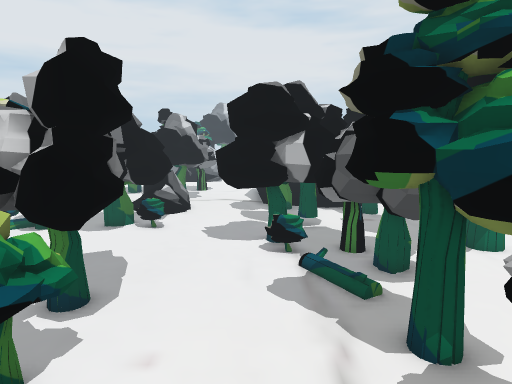
View 1 (above)

24 first-person views from a walk through a Unity game level. The camera is 1.4 m above the floor, tilts 8° down and sees 75° across. The floor is counted in squares, 0.35 m on a side. Each view is taken from the middle of a square. On the plan, view 1 faces up. The plan holds only what a view shows up to about 20 squares ahead; the rest is blank. The place goes on beyond the plan. The player character is not drawn.

View 2
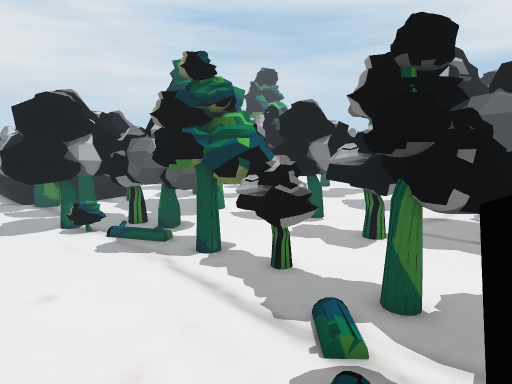

View 3
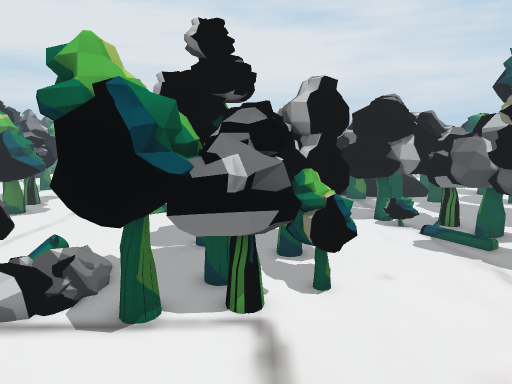

View 4
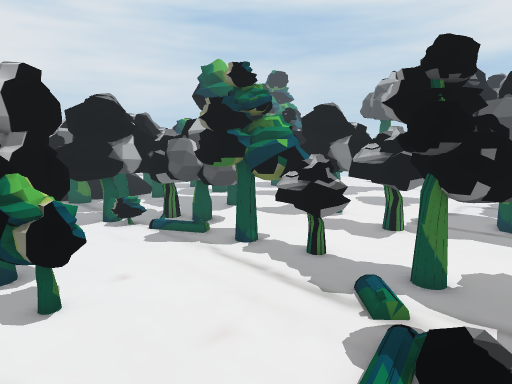

View 5
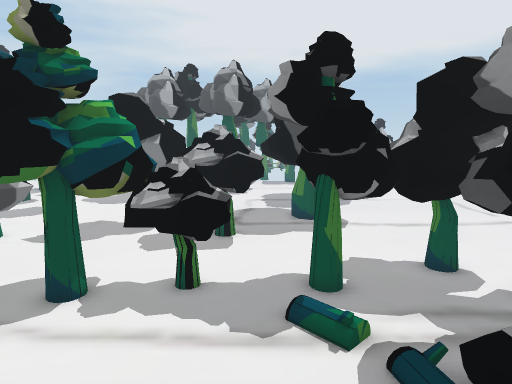

View 6
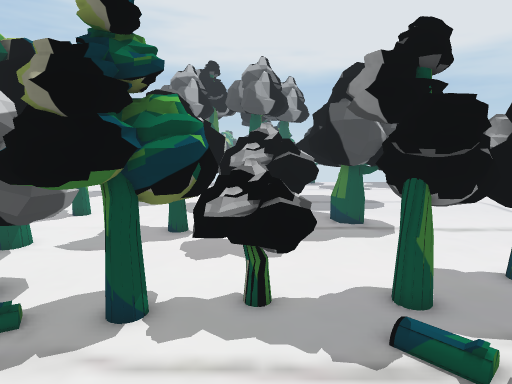

View 7
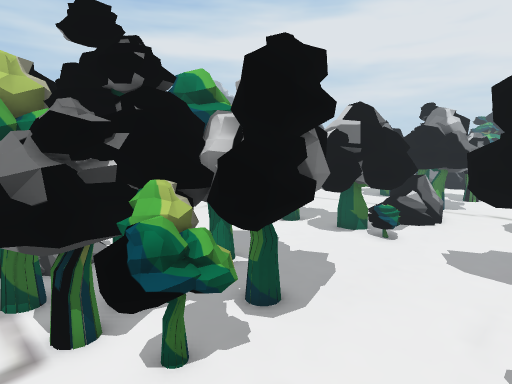

View 8
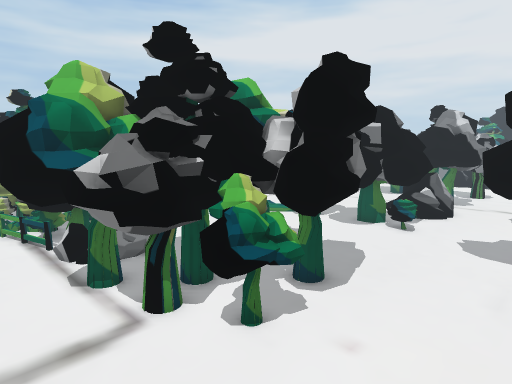

View 9
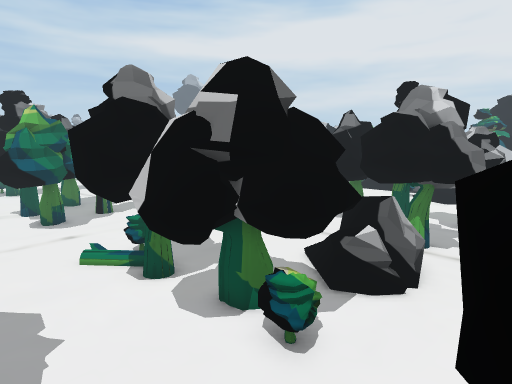

View 10
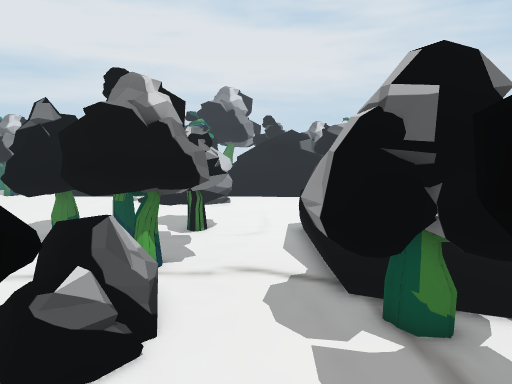

View 11
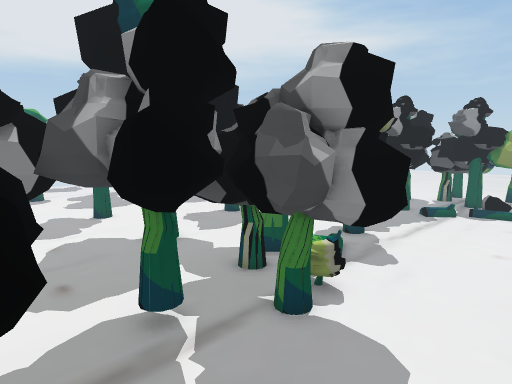

View 12
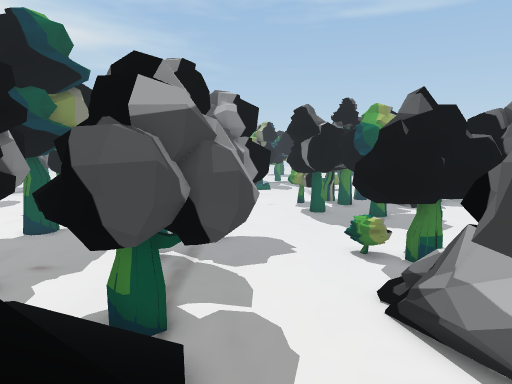

View 13
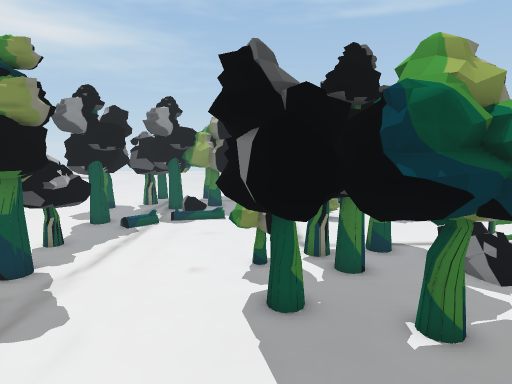

View 14
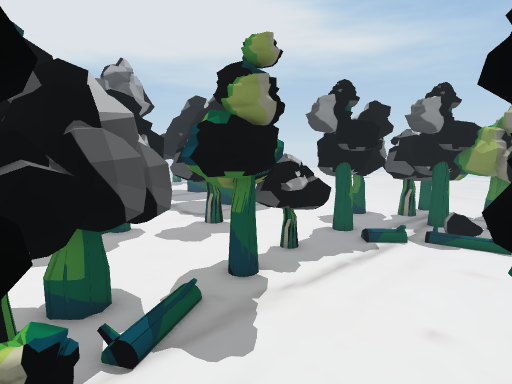

View 15
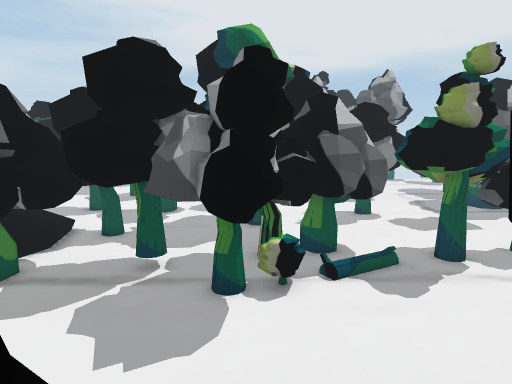

View 16
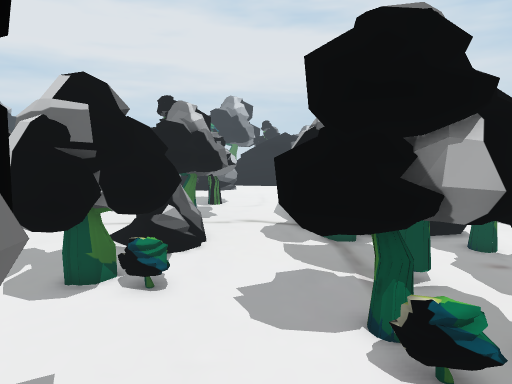

View 17
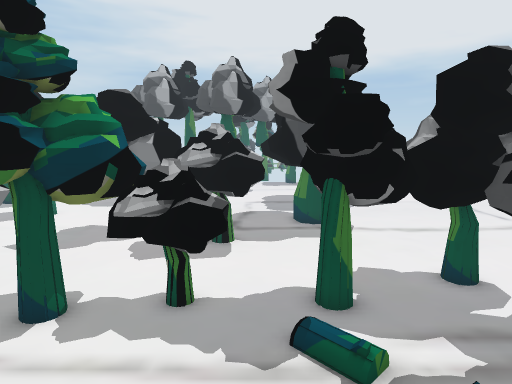

View 18
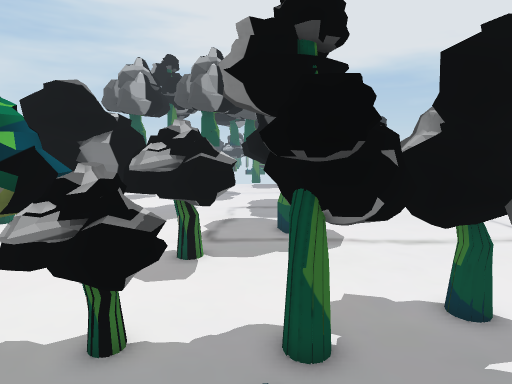

View 19
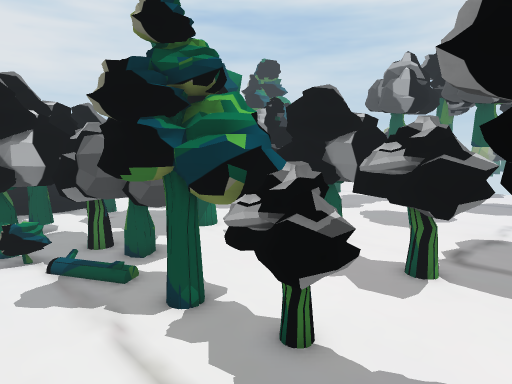

View 20
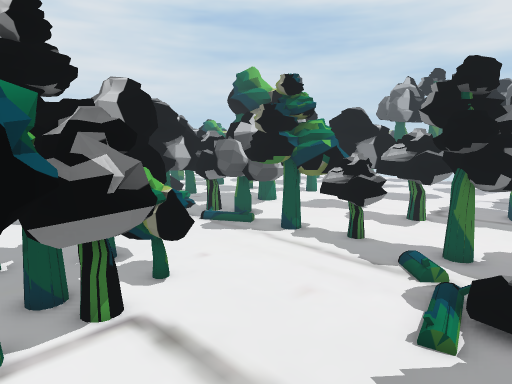

View 21
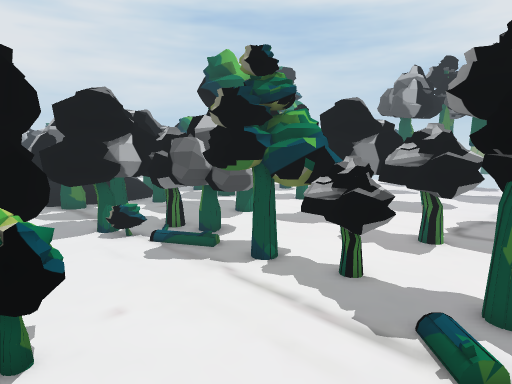

View 22
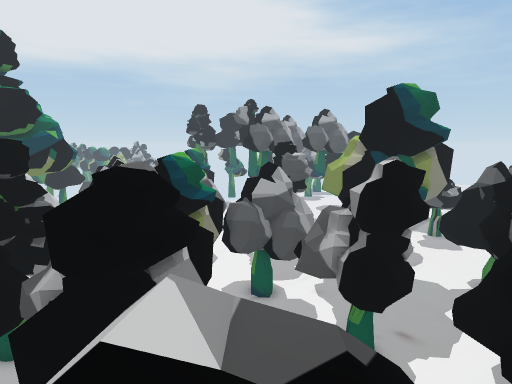

View 23
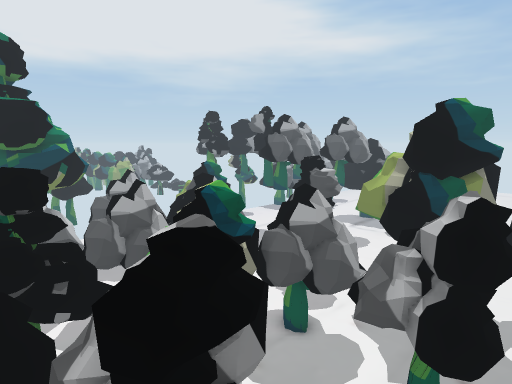

View 24
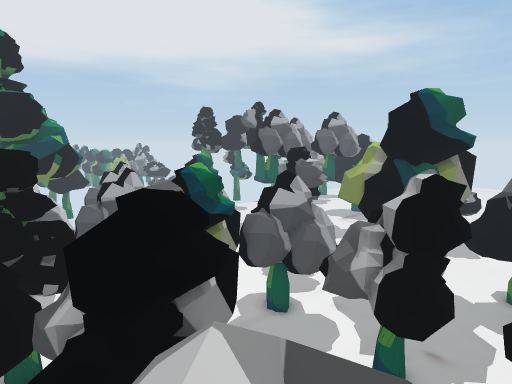

### Floor plan
Key: @ floor where view 1 was taken; . main floor; : floor 0.25 m higher than the main floor; + floor 0.5 m higher than the main floor; * floor 0.75 m higher than the main floor; % floor 1 m higher than the main floor; / step, stairs or slope; v drop or lower ground; T tree; R rock; O other object.
Columns run from 12 left of view 1 to 27 right of it. Each row starts with its distance up from view 1.
 29   T    TTT... %// RR
 28 TTT    TT...*      RTTTTT OO
 27 TTTTOO   ...v       TTT T OO
 26  TTT   T ...*       TT   OOO    TT    OO
 25   .. TTTT.../       TT        T TT    OO
 24   ..TTTTT.../        T TT    TTTTT
 23    ..TTTT.../TT     ...TT   TTTT
 22 .....OOO...TTTTT  T:...TT    TTT    OO
 21 .....:O+...TTTTTTTTTT...T     T
 20 .....:  ...TTTTTTTTTT..TT
 19 ......//....TTTT TTTT.TTTT     TTT
 18     TTTT....TTTTT.TT .TTTT ..  TT
 17  TTTTTTTT...TTTTT.T ..T    .. TT
 16  TTTTTTT....TTTTT...TTT.   ...T
 15  TTTTTT....TTTTTT..TTTTT...  ..
 14   TTTTT....TTTTTTT.TTTTTT.OOO
 13 ...........TTTTTTTTTTTTT .OO
 12 ............TTTTT TTTT  .. O
 11 ... TT........TT TT TTT.....
 10 .. TTTTTT.....TTTT TTT .....
  9 .  TTTTTTT.....TTT ...TT......   TT
  8 .  TTT TTT....OOTTT...TTT .....  TT
  7      OTTTT....OOO ....TT  .....
  6     OT TTT....OOOO....TTT .....
  5   TT TTTTT.....OOO....TTT ....
  4   TTTTTTTT.....TTT .TTT  ..........
  3 //TTTTTT.......TTT..TTT .......TT...
  2 ..TTTTT........TTT..TTT ........T...
  1 ...TT...............TTT ...T ..
  0 ..  . ......@..OOO.....TTTTT
 -1 ..  . .........OOO ....TTTTT
 -2     O  ...:/:..OOO ....TTTT
 -3          ..//...TTT ...TTT
 -4    .  . .TTTTOOTTTTT...

Where each view was taken, in squares from view 1:
view 1: 0 up, 0 right, facing up
view 2: 4 down, 4 left, facing up-right
view 3: 4 down, 6 left, facing up
view 4: 4 down, 6 left, facing up-right
view 5: 1 up, 5 left, facing right
view 6: 3 up, 4 left, facing right
view 7: 2 up, 1 right, facing up-left
view 8: 0 up, 1 right, facing up-left
view 9: 11 up, 1 left, facing up-left
view 10: 14 up, 2 left, facing up
view 11: 20 up, 4 left, facing down-right
view 12: 28 up, 1 left, facing down
view 13: 16 up, 4 left, facing down
view 14: 13 up, 4 left, facing down-right
view 15: 13 up, 8 left, facing right
view 16: 7 up, 2 left, facing up
view 17: 1 up, 4 left, facing right
view 18: 0 up, 2 left, facing right
view 19: 1 down, 1 left, facing up-right
view 20: 4 down, 9 left, facing up-right
view 21: 2 down, 5 left, facing up-right
view 22: 29 up, 2 right, facing down-right
view 23: 29 up, 4 right, facing down-right
view 24: 29 up, 3 right, facing down-right
